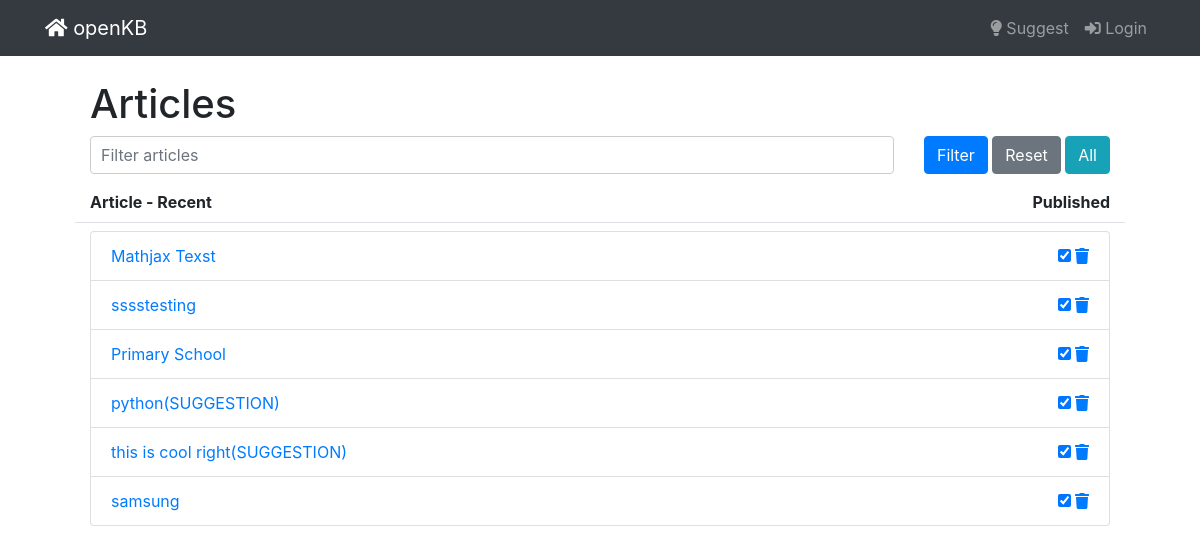
The app's page /articles/ with its own data.
### kb/models.py (models this page shows, shortened)
class Article(models.Model):
    title = models.CharField(max_length=255)
    content = MDTextField()
    created = models.DateTimeField(auto_now_add=True)
    updated = models.DateTimeField(auto_now=True)
    keywords = models.CharField(max_length=255)
    published = models.BooleanField(default=False)
    view_count = models.PositiveIntegerField(default=0)  # Added field for tracking views
    votes = models.IntegerField(default=0)
    permalink = models.SlugField(max_length=255, default='', null=True)
    seo_title = models.CharField(max_length=255, default='')
    seo_description = models.TextField(default='')
    author = models.ForeignKey('CustomUser', on_delete=models.CASCADE, null=True)
    featured = models.BooleanField(default=False)

### kb/views.py (the view)
# urls.py: path('articles/', ArticleListView.as_view(), name='article_list'),
class ArticleListView(ListView):
    model = Article
    template_name = 'articles/article_list.html'
    context_object_name = 'articles'
    def get_queryset(self):
        queryset = super().get_queryset()
        filter_value = self.request.GET.get('filter', '')
        queryset = queryset.order_by('-updated')  # Replace 'updated' with 'created' if that's your field
        if filter_value:
            queryset = queryset.filter(title__icontains=filter_value)
        return queryset

### templates/articles/article_list.html (shortened to what this page needs)
{% extends 'base.html' %}
{% block content %}
{% include "nav.html" %}
<div class="container mt-5">
    <h1>Articles</h1>
    <div class="row mb-3">
        <div class="col">
            <input type="text" id="filter_articles" class="form-control" placeholder="Filter articles">
        </div>
        <div class="col-auto">
            <button class="btn btn-primary" onclick="filterArticles()">Filter</button>
            <button class="btn btn-secondary" onclick="resetFilter()">Reset</button>
            <button class="btn btn-info">All</button>
        </div>
    </div>
    <div class="row font-weight-bold border-bottom pb-2 mb-2">
        <div class="col-md-10">
            Article - Recent
        </div>
        <div class="col-md-2 text-right">
            Published
        </div>
    </div>
    <div class="list-group">
        {% for article in articles %}
        <div class="list-group-item d-flex justify-content-between align-items-center">
            <div>
                <a href="{% url 'edit_article' article.id %}">
                {{ article.title }} {% if article.is_suggestion %}(SUGGESTION){% endif %}
                </a>
            </div>
            <div>
                <input type="checkbox" {% if article.published %}checked{% endif %} onclick="togglePublished({{ article.id }})">
                <a href="{% url 'delete_article' article.id %}" onclick="return confirm('Are you sure?');"><i class="fas fa-trash"></i></a>
            </div>
        </div>
        {% empty %}
        <div class="list-group-item">No articles found.</div>
        {% endfor %}
    </div>
</div>
{% endblock %}

### static/assets/css/styles.css (style rules this page uses)
html, body { height: 100%; margin: 0; }
.container { flex: 1 0 auto; }
input[type="text"], textarea { width: 100%; padding: 10px; border: 1px solid #ccc; border-radius: 4px; }

### records on screen
Article: title "Mathjax Texst", published "☑"
Article: title "sssstesting", published "☑"
Article: title "Primary School", published "☑"
Article: title "python(SUGGESTION)", published "☑"
Article: title "this is cool right(SUGGESTION)", published "☑"
Article: title "samsung", published "☑"
